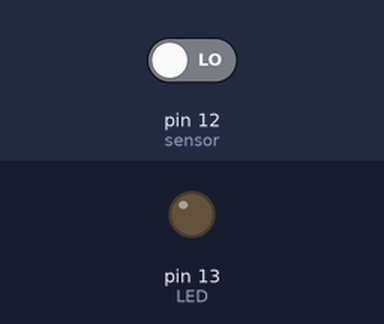
Bench run of a sketch on a simulated Arduino Uno, built with avr-gcc and run on an emulated ATmega328P. On the bench: output pins drawn as LEDs (lit = HIGH). The test bench sets the inputs (shaded band); at power-on: pin 12 (sensor) LOW.

Above: at 1.2 s.
1.3 s: pin 12 (sensor) driven HIGH
At 2.1 s:
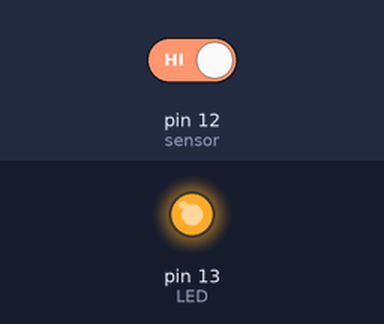
2.8 s: pin 12 (sensor) driven LOW
At 3.2 s:
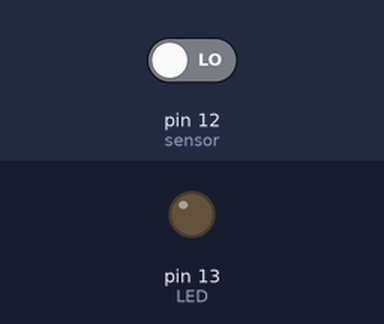
Timing chart, 0 to 5.8 s (numbered marks = the images above; inputs shaded):
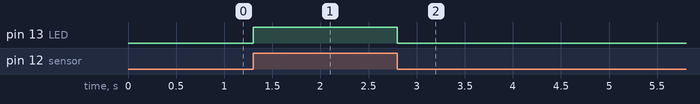

The sketch:

move.ino
```cpp
int LED = 13;                                     // LED 출력
int sensor = 12;                                 // 센서 입력값
int value = 0;                                   // loop에서 사용할 value 변수 설정

void setup()
{
    pinMode (LED, OUTPUT);             // 핀모드 LED 출력으로 설정
    pinMode (sensor, INPUT);          //  핀모드 센서 입력값으로 설정
}


void loop()
{
    value = digitalRead(sensor);        // 변수 value에 디지털 센서값 저장
    if(value == HIGH)                   // value가 high라면
    {
      digitalWrite(LED, HIGH);            // LED를 켜라
    }

    else                                  // 그렇지 않다면
    {
      digitalWrite(LED, LOW);             //  LED를 꺼라
    }
}
```

Measured:
- after the input at 1.3 s, pin 13 (LED): LOW → HIGH at once
- after the input at 2.8 s, pin 13 (LED): HIGH → LOW at once
